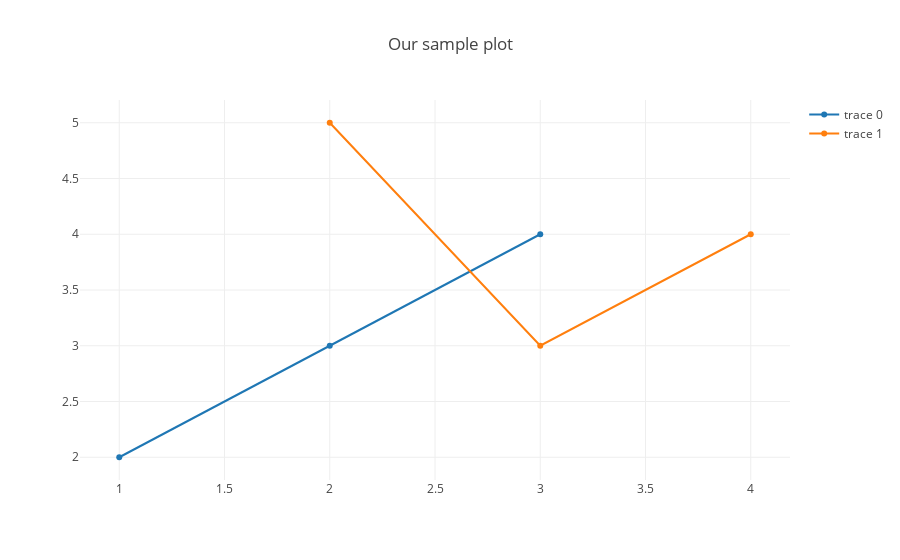

The notebook cell saved with this chart:
### Markdown cell above
To see our plot on the screen, we provide our `plot` function a dictionary.  The dictionary has a key of `data` which points to a list of traces.  Let's see it!

### Code cell
sample_trace = {'x': [1, 2, 3], 'y': [2, 3, 4]}
other_sample_trace = {'x': [2, 3, 4], 'y': [5, 3, 4]}
sample_figure = {'data': [sample_trace, other_sample_trace], 'layout': {'title': 'Our sample plot'}}
plot(sample_figure)

### Figure 1 — Plotly figure (JSON) as saved in the notebook; plotly's stock layout.template omitted (floating-point values rounded to 4 significant figures)
{"data": [{"type": "scatter", "uid": "0eb8fb18-dfbf-11e8-a48e-0242ac11004d", "x": [1, 2, 3], "y": [2, 3, 4]}, {"type": "scatter", "uid": "0eb8feba-dfbf-11e8-a48e-0242ac11004d", "x": [2, 3, 4], "y": [5, 3, 4]}], "layout": {"title": "Our sample plot"}}
